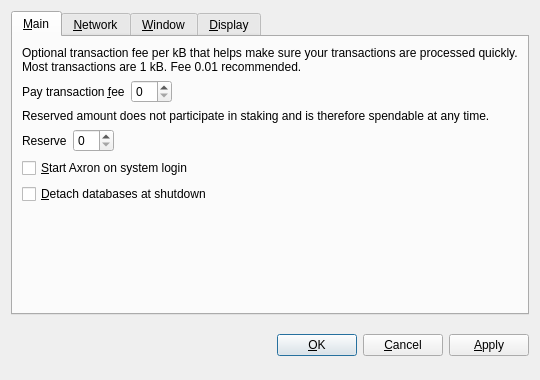
<?xml version="1.0" encoding="UTF-8"?>
<ui version="4.0">
 <class>OptionsDialog</class>
 <widget class="QDialog" name="OptionsDialog">
  <property name="geometry">
   <rect>
    <x>0</x>
    <y>0</y>
    <width>540</width>
    <height>380</height>
   </rect>
  </property>
  <property name="windowTitle">
   <string>Options</string>
  </property>
  <property name="modal">
   <bool>true</bool>
  </property>
  <layout class="QVBoxLayout" name="verticalLayout">
   <item>
    <widget class="QTabWidget" name="tabWidget">
     <property name="tabPosition">
      <enum>QTabWidget::North</enum>
     </property>
     <property name="currentIndex">
      <number>0</number>
     </property>
     <widget class="QWidget" name="tabMain">
      <attribute name="title">
       <string>&amp;Main</string>
      </attribute>
      <layout class="QVBoxLayout" name="verticalLayout_Main">
       <item>
        <widget class="QLabel" name="transactionFeeInfoLabel">
         <property name="text">
          <string>Optional transaction fee per kB that helps make sure your transactions are processed quickly. Most transactions are 1 kB. Fee 0.01 recommended.</string>
         </property>
         <property name="textFormat">
          <enum>Qt::PlainText</enum>
         </property>
         <property name="wordWrap">
          <bool>true</bool>
         </property>
        </widget>
       </item>
       <item>
        <layout class="QHBoxLayout" name="horizontalLayoutFee">
         <item>
          <widget class="QLabel" name="transactionFeeLabel">
           <property name="text">
            <string>Pay transaction &amp;fee</string>
           </property>
           <property name="textFormat">
            <enum>Qt::PlainText</enum>
           </property>
           <property name="buddy">
            <cstring>transactionFee</cstring>
           </property>
          </widget>
         </item>
         <item>
          <widget class="BitcoinAmountField" name="transactionFee"/>
         </item>
         <item>
          <spacer name="horizontalSpacerFee">
           <property name="orientation">
            <enum>Qt::Horizontal</enum>
           </property>
           <property name="sizeHint" stdset="0">
            <size>
             <width>40</width>
             <height>20</height>
            </size>
           </property>
          </spacer>
         </item>
        </layout>
       </item>
       <item>
        <widget class="QLabel" name="reserveBalanceInfoLabel">
         <property name="text">
          <string>Reserved amount does not participate in staking and is therefore spendable at any time.</string>
         </property>
         <property name="textFormat">
          <enum>Qt::PlainText</enum>
         </property>
         <property name="wordWrap">
          <bool>true</bool>
         </property>
        </widget>
       </item>
       <item>
        <layout class="QHBoxLayout" name="horizontalLayoutReserveBalance">
         <item>
          <widget class="QLabel" name="reserveBalanceLabel">
           <property name="text">
            <string>Reserve</string>
           </property>
           <property name="textFormat">
            <enum>Qt::PlainText</enum>
           </property>
           <property name="buddy">
            <cstring>reserveBalance</cstring>
           </property>
          </widget>
         </item>
         <item>
          <widget class="BitcoinAmountField" name="reserveBalance"/>
         </item>
         <item>
          <spacer name="horizontalSpacerReserveBalance">
           <property name="orientation">
            <enum>Qt::Horizontal</enum>
           </property>
           <property name="sizeHint" stdset="0">
            <size>
             <width>40</width>
             <height>20</height>
            </size>
           </property>
          </spacer>
         </item>
        </layout>
       </item>
       <item>
        <widget class="QCheckBox" name="bitcoinAtStartup">
         <property name="toolTip">
          <string>Automatically start Axron after logging in to the system.</string>
         </property>
         <property name="text">
          <string>&amp;Start Axron on system login</string>
         </property>
        </widget>
       </item>
       <item>
        <widget class="QCheckBox" name="detachDatabases">
         <property name="toolTip">
          <string>Detach block and address databases at shutdown. This means they can be moved to another data directory, but it slows down shutdown. The wallet is always detached.</string>
         </property>
         <property name="text">
          <string>&amp;Detach databases at shutdown</string>
         </property>
        </widget>
       </item>
       <item>
        <spacer name="verticalSpacer_Main">
         <property name="orientation">
          <enum>Qt::Vertical</enum>
         </property>
         <property name="sizeHint" stdset="0">
          <size>
           <width>20</width>
           <height>40</height>
          </size>
         </property>
        </spacer>
       </item>
      </layout>
     </widget>
     <widget class="QWidget" name="tabNetwork">
      <attribute name="title">
       <string>&amp;Network</string>
      </attribute>
      <layout class="QVBoxLayout" name="verticalLayout_Network">
       <item>
        <widget class="QCheckBox" name="mapPortUpnp">
         <property name="toolTip">
          <string>Automatically open the Axron client port on the router. This only works when your router supports UPnP and it is enabled.</string>
         </property>
         <property name="text">
          <string>Map port using &amp;UPnP</string>
         </property>
        </widget>
       </item>
       <item>
        <widget class="QCheckBox" name="connectSocks">
         <property name="toolTip">
          <string>Connect to the Axron network through a SOCKS proxy (e.g. when connecting through Tor).</string>
         </property>
         <property name="text">
          <string>&amp;Connect through SOCKS proxy:</string>
         </property>
        </widget>
       </item>
       <item>
        <layout class="QHBoxLayout" name="horizontalLayout_Network">
         <item>
          <widget class="QLabel" name="proxyIpLabel">
           <property name="text">
            <string>Proxy &amp;IP:</string>
           </property>
           <property name="textFormat">
            <enum>Qt::PlainText</enum>
           </property>
           <property name="buddy">
            <cstring>proxyIp</cstring>
           </property>
          </widget>
         </item>
         <item>
          <widget class="QValidatedLineEdit" name="proxyIp">
           <property name="maximumSize">
            <size>
             <width>140</width>
             <height>16777215</height>
            </size>
           </property>
           <property name="toolTip">
            <string>IP address of the proxy (e.g. 127.0.0.1)</string>
           </property>
          </widget>
         </item>
         <item>
          <widget class="QLabel" name="proxyPortLabel">
           <property name="text">
            <string>&amp;Port:</string>
           </property>
           <property name="textFormat">
            <enum>Qt::PlainText</enum>
           </property>
           <property name="buddy">
            <cstring>proxyPort</cstring>
           </property>
          </widget>
         </item>
         <item>
          <widget class="QLineEdit" name="proxyPort">
           <property name="maximumSize">
            <size>
             <width>55</width>
             <height>16777215</height>
            </size>
           </property>
           <property name="toolTip">
            <string>Port of the proxy (e.g. 9050)</string>
           </property>
          </widget>
         </item>
         <item>
          <widget class="QLabel" name="socksVersionLabel">
           <property name="text">
            <string>SOCKS &amp;Version:</string>
           </property>
           <property name="textFormat">
            <enum>Qt::PlainText</enum>
           </property>
           <property name="buddy">
            <cstring>socksVersion</cstring>
           </property>
          </widget>
         </item>
         <item>
          <widget class="QValueComboBox" name="socksVersion">
           <property name="toolTip">
            <string>SOCKS version of the proxy (e.g. 5)</string>
           </property>
          </widget>
         </item>
         <item>
          <spacer name="horizontalSpacer_Network">
           <property name="orientation">
            <enum>Qt::Horizontal</enum>
           </property>
           <property name="sizeHint" stdset="0">
            <size>
             <width>40</width>
             <height>20</height>
            </size>
           </property>
          </spacer>
         </item>
        </layout>
       </item>
       <item>
        <spacer name="verticalSpacer_Network">
         <property name="orientation">
          <enum>Qt::Vertical</enum>
         </property>
         <property name="sizeHint" stdset="0">
          <size>
           <width>20</width>
           <height>40</height>
          </size>
         </property>
        </spacer>
       </item>
      </layout>
     </widget>
     <widget class="QWidget" name="tabWindow">
      <attribute name="title">
       <string>&amp;Window</string>
      </attribute>
      <layout class="QVBoxLayout" name="verticalLayout_Window">
       <item>
        <widget class="QCheckBox" name="minimizeToTray">
         <property name="toolTip">
          <string>Show only a tray icon after minimizing the window.</string>
         </property>
         <property name="text">
          <string>&amp;Minimize to the tray instead of the taskbar</string>
         </property>
        </widget>
       </item>
       <item>
        <widget class="QCheckBox" name="minimizeOnClose">
         <property name="toolTip">
          <string>Minimize instead of exit the application when the window is closed. When this option is enabled, the application will be closed only after selecting Quit in the menu.</string>
         </property>
         <property name="text">
          <string>M&amp;inimize on close</string>
         </property>
        </widget>
       </item>
       <item>
        <spacer name="verticalSpacer_Window">
         <property name="orientation">
          <enum>Qt::Vertical</enum>
         </property>
         <property name="sizeHint" stdset="0">
          <size>
           <width>20</width>
           <height>40</height>
          </size>
         </property>
        </spacer>
       </item>
      </layout>
     </widget>
     <widget class="QWidget" name="tabDisplay">
      <attribute name="title">
       <string>&amp;Display</string>
      </attribute>
      <layout class="QVBoxLayout" name="verticalLayout_Display">
       <item>
        <layout class="QHBoxLayout" name="horizontalLayout_1_Display">
         <item>
          <widget class="QLabel" name="langLabel">
           <property name="text">
            <string>User Interface &amp;language:</string>
           </property>
           <property name="textFormat">
            <enum>Qt::PlainText</enum>
           </property>
           <property name="buddy">
            <cstring>lang</cstring>
           </property>
          </widget>
         </item>
         <item>
          <widget class="QValueComboBox" name="lang">
           <property name="toolTip">
            <string>The user interface language can be set here. This setting will take effect after restarting Axron.</string>
           </property>
          </widget>
         </item>
        </layout>
       </item>
       <item>
        <layout class="QHBoxLayout" name="horizontalLayout_2_Display">
         <item>
          <widget class="QLabel" name="unitLabel">
           <property name="text">
            <string>&amp;Unit to show amounts in:</string>
           </property>
           <property name="textFormat">
            <enum>Qt::PlainText</enum>
           </property>
           <property name="buddy">
            <cstring>unit</cstring>
           </property>
          </widget>
         </item>
         <item>
          <widget class="QValueComboBox" name="unit">
           <property name="toolTip">
            <string>Choose the default subdivision unit to show in the interface and when sending coins.</string>
           </property>
          </widget>
         </item>
        </layout>
       </item>
       <item>
        <widget class="QCheckBox" name="displayAddresses">
         <property name="toolTip">
          <string>Whether to show Axron addresses in the transaction list or not.</string>
         </property>
         <property name="text">
          <string>&amp;Display addresses in transaction list</string>
         </property>
        </widget>
       </item>
       <item>
        <widget class="QCheckBox" name="coinControlFeatures">
         <property name="toolTip">
          <string>Whether to show coin control features or not.</string>
         </property>
         <property name="text">
          <string>Display coin &amp;control features (experts only!)</string>
         </property>
        </widget>
       </item>
       <item>
        <spacer name="verticalSpacer_Display">
         <property name="orientation">
          <enum>Qt::Vertical</enum>
         </property>
         <property name="sizeHint" stdset="0">
          <size>
           <width>20</width>
           <height>40</height>
          </size>
         </property>
        </spacer>
       </item>
      </layout>
     </widget>
    </widget>
   </item>
   <item>
    <layout class="QHBoxLayout" name="horizontalLayout_Buttons">
     <item>
      <spacer name="horizontalSpacer_1">
       <property name="orientation">
        <enum>Qt::Horizontal</enum>
       </property>
       <property name="sizeHint" stdset="0">
        <size>
         <width>40</width>
         <height>48</height>
        </size>
       </property>
      </spacer>
     </item>
     <item>
      <widget class="QLabel" name="statusLabel">
       <property name="font">
        <font>
         <weight>75</weight>
         <bold>true</bold>
        </font>
       </property>
       <property name="text">
        <string/>
       </property>
       <property name="textFormat">
        <enum>Qt::PlainText</enum>
       </property>
       <property name="wordWrap">
        <bool>true</bool>
       </property>
      </widget>
     </item>
     <item>
      <spacer name="horizontalSpacer_2">
       <property name="orientation">
        <enum>Qt::Horizontal</enum>
       </property>
       <property name="sizeHint" stdset="0">
        <size>
         <width>40</width>
         <height>48</height>
        </size>
       </property>
      </spacer>
     </item>
     <item>
      <widget class="QPushButton" name="okButton">
       <property name="text">
        <string>&amp;OK</string>
       </property>
      </widget>
     </item>
     <item>
      <widget class="QPushButton" name="cancelButton">
       <property name="text">
        <string>&amp;Cancel</string>
       </property>
       <property name="autoDefault">
        <bool>false</bool>
       </property>
      </widget>
     </item>
     <item>
      <widget class="QPushButton" name="applyButton">
       <property name="text">
        <string>&amp;Apply</string>
       </property>
       <property name="autoDefault">
        <bool>false</bool>
       </property>
      </widget>
     </item>
    </layout>
   </item>
  </layout>
 </widget>
 <customwidgets>
  <customwidget>
   <class>BitcoinAmountField</class>
   <extends>QSpinBox</extends>
   <header>bitcoinamountfield.h</header>
  </customwidget>
  <customwidget>
   <class>QValueComboBox</class>
   <extends>QComboBox</extends>
   <header>qvaluecombobox.h</header>
  </customwidget>
  <customwidget>
   <class>QValidatedLineEdit</class>
   <extends>QLineEdit</extends>
   <header>qvalidatedlineedit.h</header>
  </customwidget>
 </customwidgets>
 <resources/>
 <connections/>
</ui>
